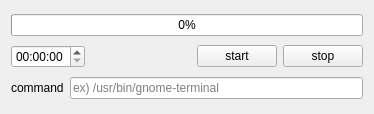
<?xml version="1.0" encoding="UTF-8"?>
<ui version="4.0">
 <class>Form__widget</class>
 <widget class="QWidget" name="Form__widget">
  <property name="geometry">
   <rect>
    <x>0</x>
    <y>0</y>
    <width>374</width>
    <height>114</height>
   </rect>
  </property>
  <property name="windowTitle">
   <string>Form</string>
  </property>
  <layout class="QVBoxLayout" name="verticalLayout">
   <item>
    <widget class="QProgressBar" name="progressBar">
     <property name="value">
      <number>0</number>
     </property>
    </widget>
   </item>
   <item>
    <layout class="QHBoxLayout" name="horizontalLayout_3">
     <item>
      <widget class="QTimeEdit" name="timeEdit__timer">
       <property name="displayFormat">
        <string>hh:mm:ss</string>
       </property>
      </widget>
     </item>
     <item>
      <spacer name="horizontalSpacer">
       <property name="orientation">
        <enum>Qt::Horizontal</enum>
       </property>
       <property name="sizeHint" stdset="0">
        <size>
         <width>40</width>
         <height>20</height>
        </size>
       </property>
      </spacer>
     </item>
     <item>
      <layout class="QHBoxLayout" name="horizontalLayout">
       <item>
        <widget class="QPushButton" name="pushButton__start">
         <property name="text">
          <string>start</string>
         </property>
        </widget>
       </item>
       <item>
        <widget class="QPushButton" name="pushButton__stop">
         <property name="text">
          <string>stop</string>
         </property>
        </widget>
       </item>
      </layout>
     </item>
    </layout>
   </item>
   <item>
    <layout class="QHBoxLayout" name="horizontalLayout_2">
     <item>
      <widget class="QLabel" name="label">
       <property name="text">
        <string>command</string>
       </property>
      </widget>
     </item>
     <item>
      <widget class="QLineEdit" name="lineEdit">
       <property name="placeholderText">
        <string>ex) /usr/bin/gnome-terminal</string>
       </property>
      </widget>
     </item>
    </layout>
   </item>
  </layout>
 </widget>
 <resources/>
 <connections/>
</ui>
